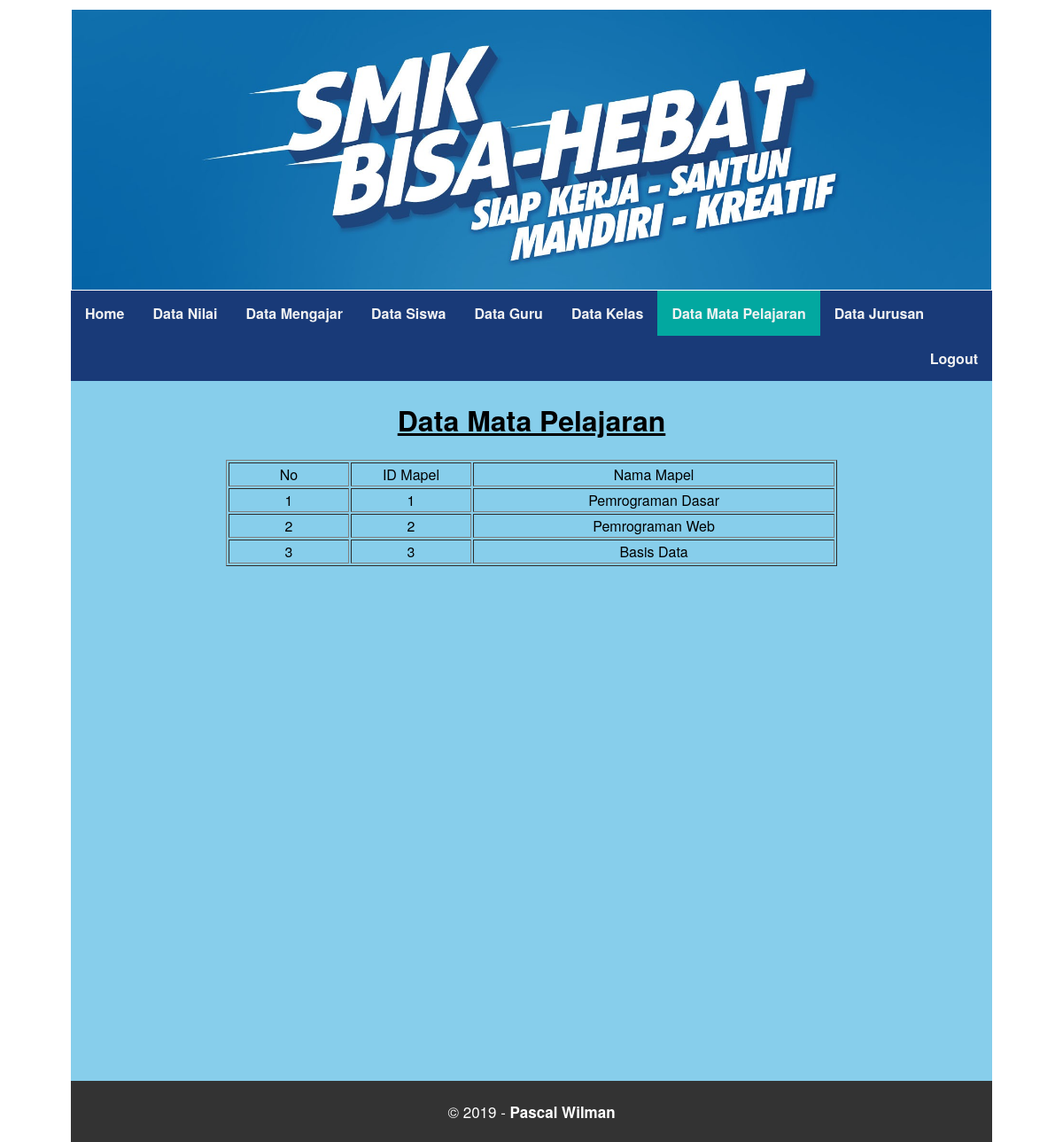
The page /guru/data_mapel.php (signed in) on the database its author committed.
### tables this page shows
CREATE TABLE `mapel` (
  `id_mapel` int(3) NOT NULL,
  `nama_mapel` varchar(100) NOT NULL
);

### guru/data_mapel.php (the view, shortened to what this page needs)
<html>
<head>
	 <link rel="stylesheet" href="css/style.css">
</head>
<body>
<div class="header">
	<img src="../gambar/header.jpg" width="100%" height="40%">
</div>
<div class="menu">
  <b>
	<a href="index.php">Home</a>
	<a href="data_nilai.php">Data Nilai</a>
	<a href="data_mengajar.php">Data Mengajar</a>
	<a href="data_siswa.php" >Data Siswa</a>
	<a href="data_guru.php">Data Guru</a>
	<a href="data_kelas.php">Data Kelas</a>
	<a href="data_mapel.php" class="active">Data Mata Pelajaran</a>
	<a href="data_jurusan.php">Data Jurusan</a>
	<a href="logout.php" style="float: right;">Logout</a>
</b>
</div>
<div class="kanan">
	<center>
	<h1><u>Data Mata Pelajaran</u></h1>
	<table border="1">
	<tr>
		<td align="center"  width="10%">No</td>
		<td align="center" width="10%">ID Mapel</td>
		<td align="center"  width="30%">Nama Mapel</td>
	</tr>
	<?php
	$no=1;
	include "../koneksi.php";
	$query = "SELECT * FROM mapel";
	$sql = mysqli_query($con, $query);
	while ($data=mysqli_fetch_array($sql)) {
		$id_mapel = $data['id_mapel'];
		$nama_mapel = $data['nama_mapel'];
	?>
	<tr>
		<td align="center"><?php echo $no++; ?></td>
		<td align="center"><?php echo $id_mapel; ?></td>
		<td align="center"><?php echo $nama_mapel; ?></td>
	</tr>
	<?php
	}
	?>
	</table>
</center>
</div>
<div class="footer">
	<p>&copy; 2019 - <strong>Pascal Wilman</strong></p>
</div>
</body>
</html>

### guru/css/style.css (style rules this page uses)
body { font-family: Gotham, Helvetica Neue, Helvetica, Arial," sans-serif"; margin: auto; padding-left: 80px; padding-right: 80px; padding-top: 10px; }
.header { padding: 1px; }
.menu { overflow: hidden; background-color: #193a78; }
.menu a { float: left; display: block; color: #f2f2f2; text-align: center; padding: 14px 16px; text-decoration: none; }
.active { background-color: #02A8A0; }
.kanan { float: left; background-color: skyblue; width: 100%; height: 100%; background-size: cover; }
.footer { background-color: #333; float: left; width: 100%; color: white; text-align: center; font-family: Gotham, Helvetica Neue, Helvetica, Arial," sans-serif"; }
p { padding: 5px; font-family: Gotham, Helvetica Neue, Helvetica, Arial," sans-serif"; font-size: 17px; }

### rows shown on the page
mapel: id_mapel "1", nama_mapel "Pemrograman Dasar"
mapel: id_mapel "2", nama_mapel "Pemrograman Web"
mapel: id_mapel "3", nama_mapel "Basis Data"
